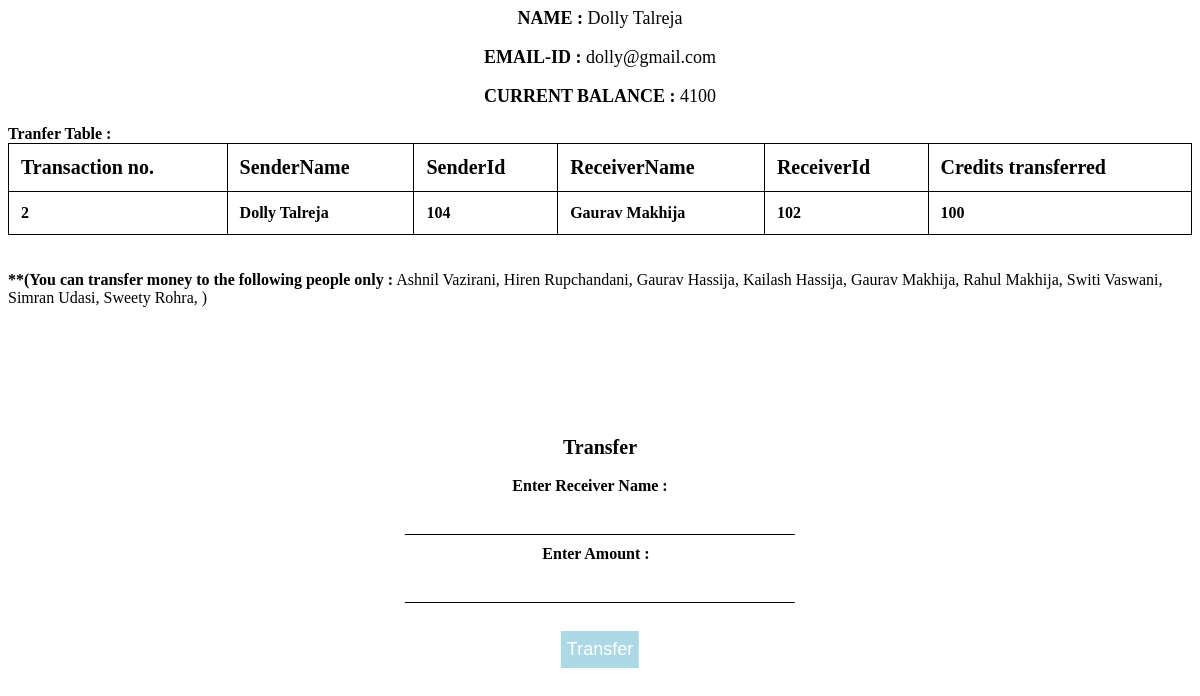
The page /transaction.php?id=104&sname=Dolly Talreja&scredit=4100 on the database its author committed.
### tables this page shows
CREATE TABLE `users` (
  `user_id` int(11) NOT NULL,
  `user_name` varchar(255) NOT NULL,
  `user_email` varchar(255) NOT NULL,
  `user_credit` varchar(255) NOT NULL
);

CREATE TABLE `transfer` (
  `trans_id` int(11) NOT NULL,
  `sender_id` int(11) NOT NULL,
  `sender` varchar(255) NOT NULL,
  `receiver_id` int(11) NOT NULL,
  `receiver` varchar(255) NOT NULL,
  `credit` int(11) NOT NULL
);

### transaction.php (the view, shortened to what this page needs)
<?php
require_once("database.php");
?>
<html>
<head>
    </head>
    <body>
    <?php
$id = $_GET['id'];
$sname  = $_GET['sname'];
$scredit = $_GET['scredit'];
$query="SELECT * FROM users WHERE user_id = $id";
$result=mysqli_query($connection,$query);
$row = mysqli_fetch_assoc($result);
        ?>
        <p style="font-size:18px;text-align:center;"><B>NAME : </B> <?php
       echo $row['user_name'];?> </p>
        <p style="font-size:18px;text-align:center;"><B>EMAIL-ID : </B> <?php
       echo $row['user_email'];?> </p>
        <p style="font-size:18px;text-align:center;"><B>CURRENT BALANCE : </B> <?php
       echo $row['user_credit'];?> </p>
      <B> <?php  echo "Tranfer Table : " ?> </B>
        <?php
        $query1="SELECT * FROM transfer WHERE sender_id = $id ORDER BY trans_id DESC ";
$result1=mysqli_query($connection,$query1);
?>
         <table style="width:100%">
        <thead>
        <tr>
        <th>Transaction no.</th>
        <th>SenderName</th>
        <th>SenderId</th>
        <th>ReceiverName</th>
        <th>ReceiverId</th>
        <th>Credits transferred</th>
        </tr></thead>
        <tr>
        <tbody>
        <?php
            while($rows1 = mysqli_fetch_assoc($result1)){    ?>
            <tr>
            <td><?php echo $rows1['trans_id'];?></td>
                <td><?php echo $rows1['sender'];?></td>
                <td><?php echo $rows1['sender_id'];?></td>
                <td><?php echo $rows1['receiver'];?></td>
                <td><?php echo $rows1['receiver_id'];?></td>
                <td><?php echo $rows1['credit'];?></td>
            </tr>
            <?php             }
             ?>
                </tbody></table>
<br><br>
         <B><?php echo "**(You can transfer money to the following people only :";
             ?></B>
   <?php
        $query2="SELECT * FROM users WHERE user_id != $id";
$result2=mysqli_query($connection,$query2);
while( $row2 = mysqli_fetch_assoc($result2)){
echo $row2['user_name'];
    echo ", ";
}
        echo ")";
?><br><br>
        <div class="details" align="center">
        <form action="transaction_status.php?id=<?php echo "$id"?>&sname=<?php echo "$sname"?>&scredit=<?php echo "$scredit"?>" method="POST" role="form">
	<legend><B style="font-size:20px;">Transfer</B></legend><br>
   <div class="form-group">
		<label for=""><B>Enter Receiver Name : &ensp;&ensp; </B></label>
		<input type="text" name="rname" required>
	</div>
                <div class="form-group">
		<label for=""><B>Enter Amount : &nbsp; </B></label>
		<input type="text" name="amt" required>
	</div>
<br>
	<button type="submit" name="submit">Transfer</button>
</form>
        </div>
    </body></html>

### transaction.php (style rules this page uses)
table,td,th { border:1px solid black; border-collapse:collapse; font-weight: bolder; }
td,th { padding:12px; text-align:left; }
thead { font-size: 20px; }
tbody { text-align: center; }
.details { height: auto; top: 70%; left: 50%; position: absolute; transform: translate(-50%,-50%); box-sizing: border-box; padding: 30px 40px; }
.details input { width: 100%; margin-bottom: 10px; }
.details input[type="text"], input[type="password"], input[type="email"] { border: none; border-bottom: 1px solid #000; background: transparent; outline: none; height: 40px; font-size: 16px; }
.details button[type="submit"] { border: none; outline: none; height: 37px; background: lightblue; color: #fff; font-size: 18px; }

### rows shown on the page
users: user_name "Dolly Talreja", user_email "dolly@gmail.com", user_credit "4100"
transfer: trans_id "2", sender "Dolly Talreja", sender "104", receiver "Gaurav Makhija", receiver "102", credit "100"
users: user_name "Ashnil Vazirani"
users: user_name "Hiren Rupchandani"
users: user_name "Gaurav Hassija"
users: user_name "Kailash Hassija"
users: user_name "Gaurav Makhija"
users: user_name "Rahul Makhija"
users: user_name "Switi Vaswani"
users: user_name "Simran Udasi"
users: user_name "Sweety Rohra"
